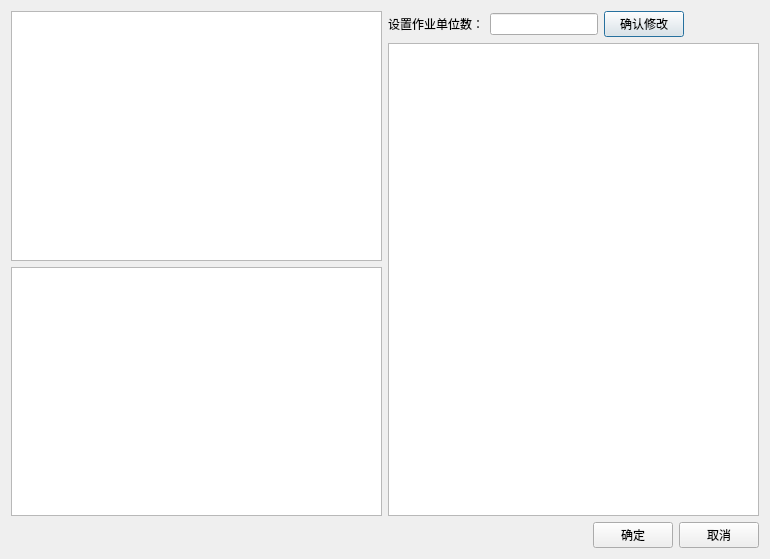
<?xml version="1.0" encoding="UTF-8"?>
<ui version="4.0">
 <class>RelationSetDialog</class>
 <widget class="QDialog" name="RelationSetDialog">
  <property name="geometry">
   <rect>
    <x>0</x>
    <y>0</y>
    <width>770</width>
    <height>559</height>
   </rect>
  </property>
  <property name="windowTitle">
   <string>Dialog</string>
  </property>
  <layout class="QVBoxLayout" name="verticalLayout_3">
   <item>
    <layout class="QHBoxLayout" name="horizontalLayout">
     <item>
      <layout class="QVBoxLayout" name="verticalLayout_2">
       <property name="spacing">
        <number>6</number>
       </property>
       <item>
        <widget class="QTableWidget" name="tableWidget"/>
       </item>
       <item>
        <widget class="QTableView" name="operationUnitForm"/>
       </item>
      </layout>
     </item>
     <item>
      <layout class="QVBoxLayout" name="verticalLayout">
       <item>
        <layout class="QHBoxLayout" name="horizontalLayout_2">
         <property name="spacing">
          <number>6</number>
         </property>
         <item>
          <widget class="QLabel" name="label">
           <property name="text">
            <string>设置作业单位数：</string>
           </property>
          </widget>
         </item>
         <item>
          <widget class="QLineEdit" name="lineEdit"/>
         </item>
         <item>
          <widget class="QPushButton" name="buttonModify">
           <property name="text">
            <string>确认修改</string>
           </property>
          </widget>
         </item>
         <item>
          <spacer name="horizontalSpacer_2">
           <property name="orientation">
            <enum>Qt::Horizontal</enum>
           </property>
           <property name="sizeHint" stdset="0">
            <size>
             <width>40</width>
             <height>20</height>
            </size>
           </property>
          </spacer>
         </item>
        </layout>
       </item>
       <item>
        <widget class="QTableView" name="tableView"/>
       </item>
      </layout>
     </item>
    </layout>
   </item>
   <item>
    <layout class="QHBoxLayout" name="horizontalLayout_5">
     <property name="spacing">
      <number>6</number>
     </property>
     <item>
      <spacer name="horizontalSpacer">
       <property name="orientation">
        <enum>Qt::Horizontal</enum>
       </property>
       <property name="sizeHint" stdset="0">
        <size>
         <width>40</width>
         <height>20</height>
        </size>
       </property>
      </spacer>
     </item>
     <item>
      <layout class="QHBoxLayout" name="horizontalLayout_3">
       <property name="spacing">
        <number>6</number>
       </property>
       <item>
        <widget class="QPushButton" name="buttonConfirm">
         <property name="text">
          <string>确定</string>
         </property>
        </widget>
       </item>
       <item>
        <widget class="QPushButton" name="buttonCancel">
         <property name="text">
          <string>取消</string>
         </property>
        </widget>
       </item>
      </layout>
     </item>
    </layout>
   </item>
  </layout>
 </widget>
 <resources/>
 <connections/>
</ui>
